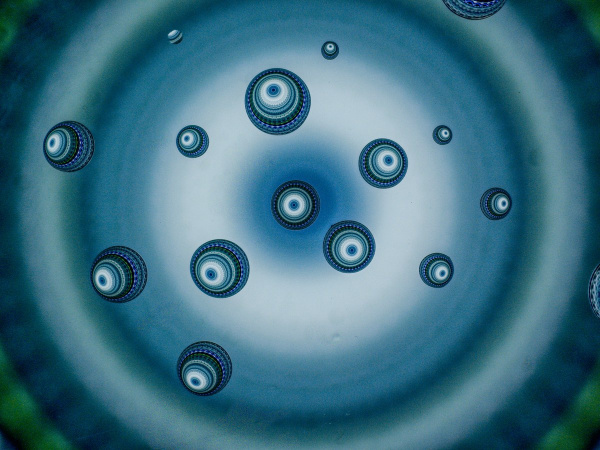
#> input picture tools/burst_culler/assets/11_splash.jpg, 1200 x 900 px (shown at 1/2 size)
$ python -i focus_tools.py   (imports and definitions only)
#> lines starting #> are read from the running program, lines starting #| are printed output that depends on the picture
#> further down, picture is the input picture: PIL image 1200x900 RGB; mean R, G, B 60.5, 111.7, 130.5
"""
Focus analysis tools for Burst Culler.

1. Focus peaking — highlight sharp edges with colored overlay
2. Sharpness scoring — numeric score for comparing burst frames
3. Stack animation — frame sequence for rapid playback
"""

import io
from pathlib import Path

import numpy as np
from PIL import Image, ImageFilter, ImageOps

import rawpy

JPEG_EXT = {'.jpg', '.jpeg'}


# [17 lines left out: function load_preview, not called in this run]


def apply_peaking(img: Image.Image,
                  color: tuple = (255, 50, 50),
                  threshold: int = 30,
                  opacity: float = 0.7) -> Image.Image:
    """Apply focus peaking overlay to an image.

    Detects high-contrast edges (sharp areas) using Laplacian filter
    and overlays them in the specified color.

    Args:
        img: source PIL Image
        color: RGB tuple for peaking highlight (default red)
        threshold: edge detection sensitivity (lower = more edges shown)
        opacity: overlay opacity (0.0 to 1.0)

    Returns:
        New image with peaking overlay
    """
#> called with color = (255, 50, 50), threshold = 30, opacity = 0.7
    # Convert to grayscale for edge detection
    gray = img.convert('L')
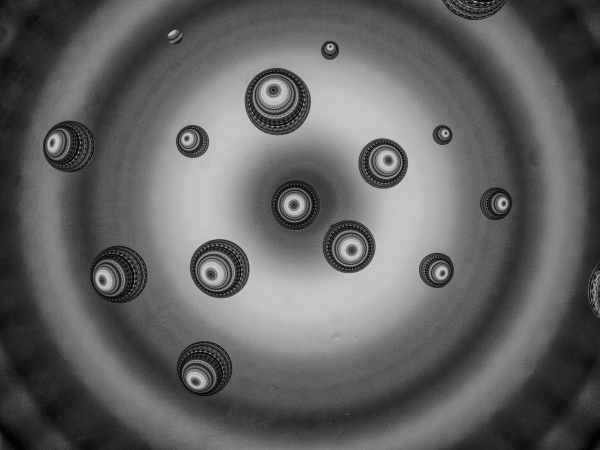
#> gray: PIL image 1200x900 L (shown at 1/2 size); min 0, max 222, mean 98.5

    # Apply Laplacian-like edge detection (FIND_EDGES is Laplacian based)
    edges = gray.filter(ImageFilter.FIND_EDGES)
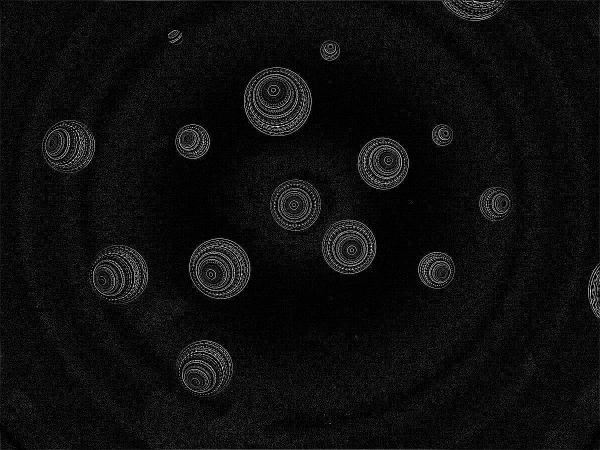
#> edges: PIL image 1200x900 L (shown at 1/2 size); min 0, max 255, mean 14.5

    # Convert to numpy for thresholding
    edge_arr = np.array(edges)

    # Create mask: pixels above threshold are "in focus"
    mask = edge_arr > threshold
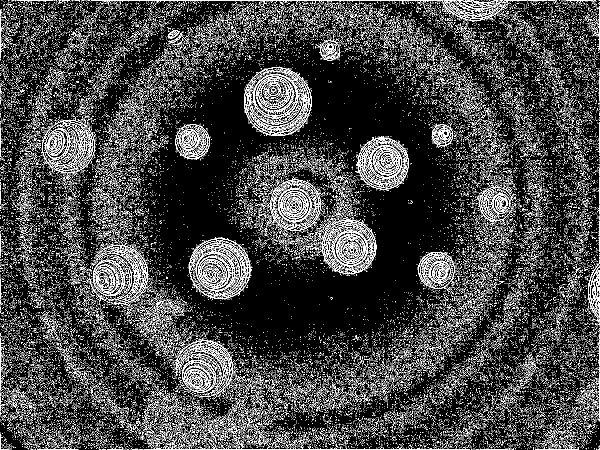
#> mask: shape (900, 1200) bool (shown at 1/2 size); 14.7% white in thin lines or dots

    # Create colored overlay
    result = img.copy().convert('RGBA')
    overlay = Image.new('RGBA', img.size, (0, 0, 0, 0))
#> overlay: PIL image 1200x900 RGBA; every value is 0
    overlay_arr = np.array(overlay)

    # Apply color where edges detected
    overlay_arr[mask] = (*color, int(255 * opacity))
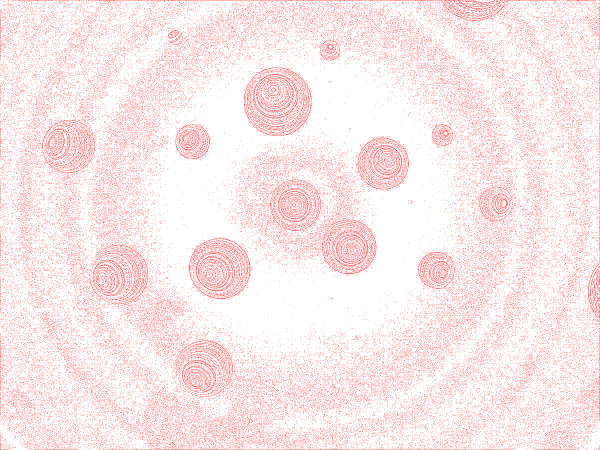
#> overlay_arr: shape (900, 1200, 4) (shown at 1/2 size); mean R, G, B, A 37.6, 7.4, 7.4, 26.2; transparent parts drawn white

    overlay = Image.fromarray(overlay_arr, 'RGBA')
    result = Image.alpha_composite(result, overlay)
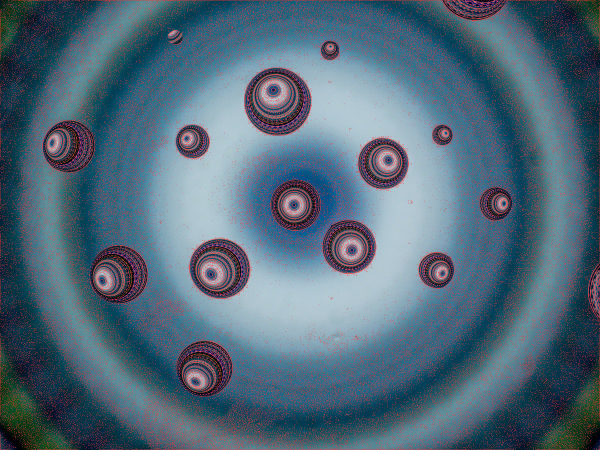
#> result: PIL image 1200x900 RGBA (shown at 1/2 size); mean R, G, B, A 81.2, 105.7, 122.4, 255

    return result.convert('RGB')


# [49 lines left out: functions sharpness_score, sharpness_map, load_stack_frames, not called in this run]

>>> from PIL import Image
>>> picture = Image.open('assets/11_splash.jpg')
>>> result = apply_peaking(picture)

$ run again, on tools/burst_culler/assets/1_splash.jpg
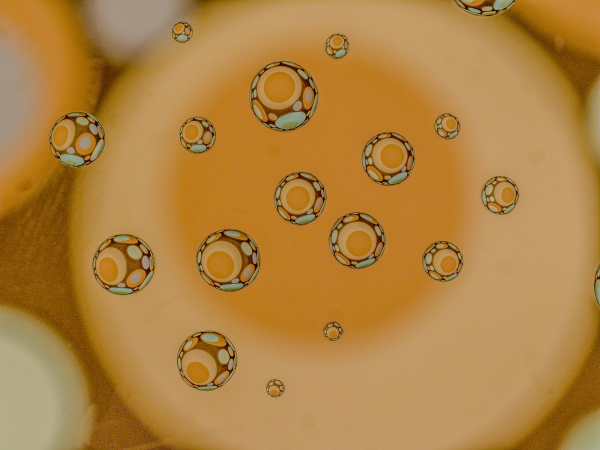
#> input picture tools/burst_culler/assets/1_splash.jpg, 1200 x 900 px (shown at 1/2 size)
#> picture is the input picture: PIL image 1200x900 RGB; mean R, G, B 176.8, 130.9, 65.8
#> in apply_peaking, `mask = edge_arr > threshold`:
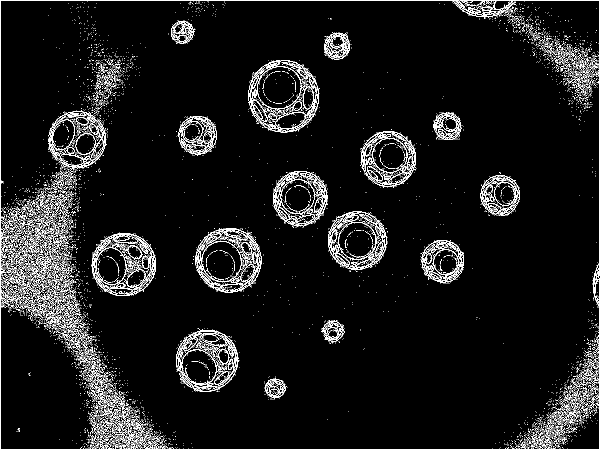
#> mask: shape (900, 1200) bool (shown at 1/2 size); 6.1% white in thin lines or dots
#> overlay: PIL image 1200x900 RGBA; every value is 0
#> overlay_arr: shape (900, 1200, 4); mean R, G, B, A 15.6, 3.1, 3.1, 10.9
#> in apply_peaking, `result = Image.alpha_composite(result, overlay)`:
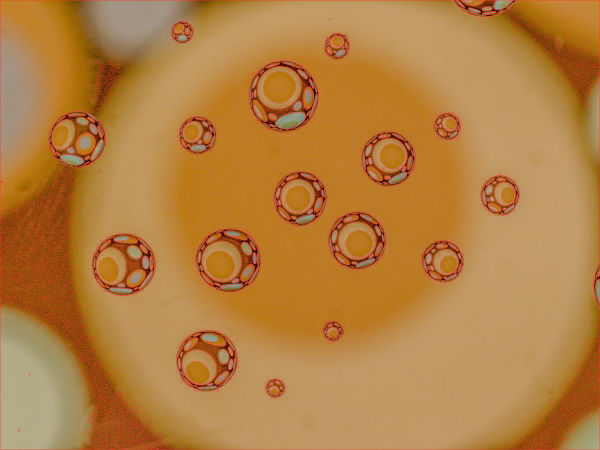
#> result: PIL image 1200x900 RGBA (shown at 1/2 size); mean R, G, B, A 181.1, 128.2, 65.9, 255

$ run again, on tools/burst_culler/assets/3_splash.jpg
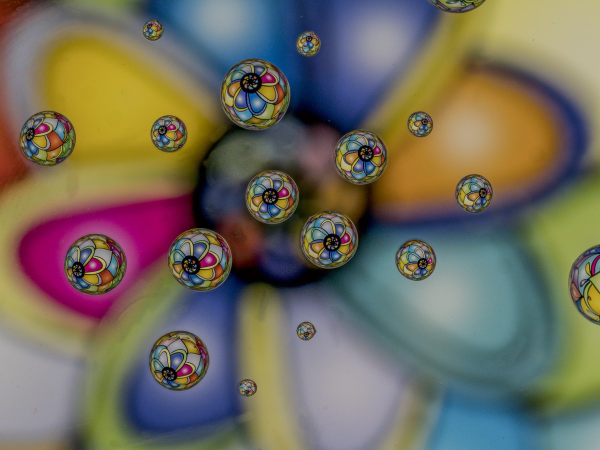
#> input picture tools/burst_culler/assets/3_splash.jpg, 1200 x 900 px (shown at 1/2 size)
#> picture is the input picture: PIL image 1200x900 RGB; mean R, G, B 113.1, 107.5, 93.6
#> in apply_peaking, `mask = edge_arr > threshold`:
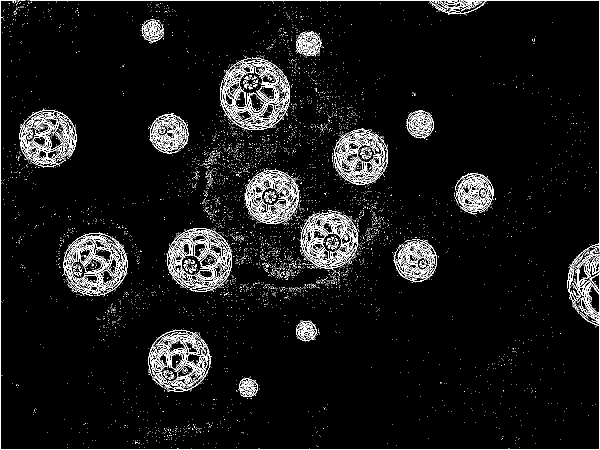
#> mask: shape (900, 1200) bool (shown at 1/2 size); 5.5% white in thin lines or dots
#> overlay: PIL image 1200x900 RGBA; every value is 0
#> overlay_arr: shape (900, 1200, 4); mean R, G, B, A 14, 2.8, 2.8, 9.8
#> in apply_peaking, `result = Image.alpha_composite(result, overlay)`:
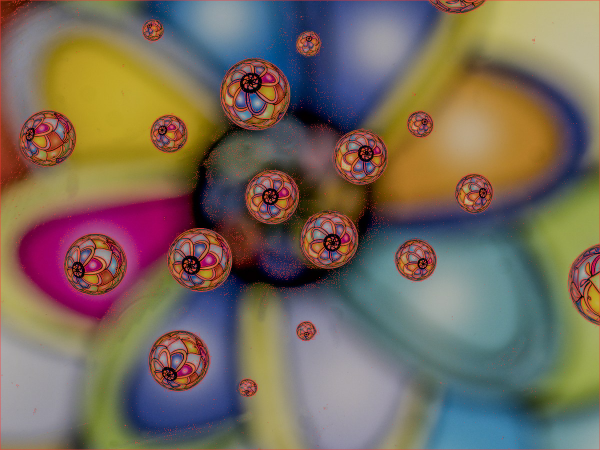
#> result: PIL image 1200x900 RGBA (shown at 1/2 size); mean R, G, B, A 118.5, 105.2, 92.1, 255
